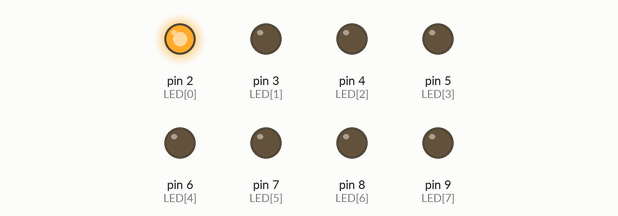
Simulated run of this sketch. Board: Arduino Uno, built with avr-gcc and run on an emulated ATmega328P. On the bench: output pins drawn as LEDs (lit = HIGH). What the sketch prints to the serial monitor is not drawn.

Above: at 0.05 s.
At 0.35 s:
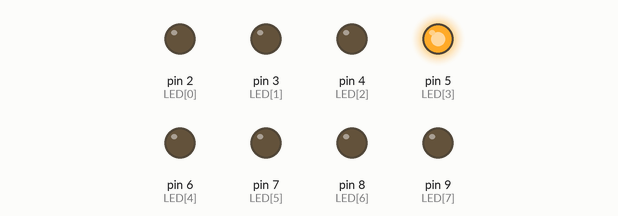
At 0.75 s:
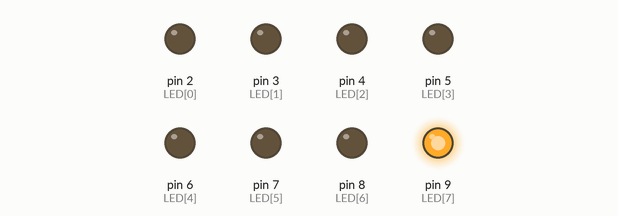
At 1.45 s:
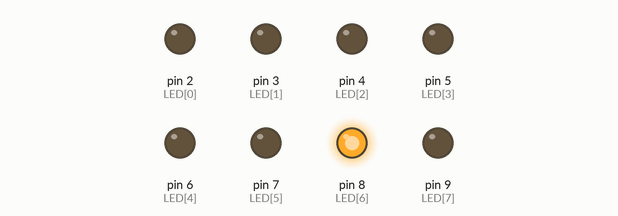
At 2.15 s:
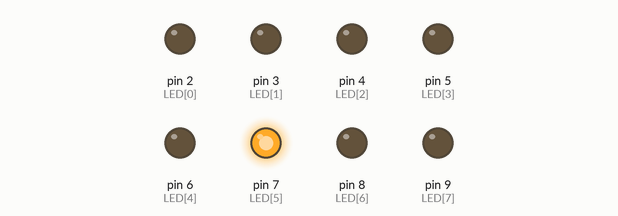
At 2.85 s:
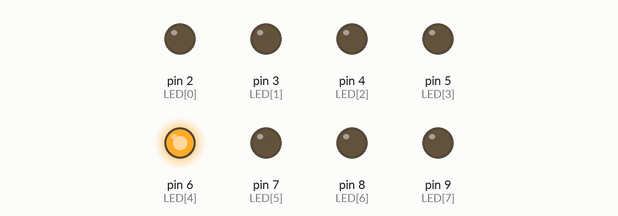
Timing chart, 0 to 3.1 s (numbered marks = the images above):
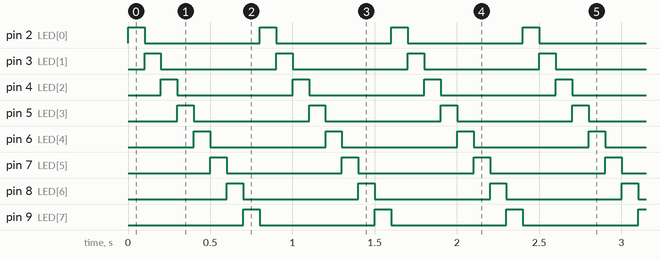

Measured:
- by itself, pin 2 (LED[0]), pin 3 (LED[1]), pin 4 (LED[2]), pin 5 (LED[3]), pin 6 (LED[4]), pin 7 (LED[5]), pin 8 (LED[6]), pin 9 (LED[7]): alternates HIGH for 0.10 s and LOW for 0.70 s
- by itself, everything shown: repeats every 0.80 s, in 8 steps

The sketch:

02_LED_ON_OFF.ino
```cpp
const int LED[8] = {2, 3, 4, 5, 6, 7, 8, 9};

void setup() {
  // put your setup code here, to run once:
  Serial.begin(115200);
  Serial.println(sizeof(LED));
  Serial.println(sizeof(int));

  for(int i = 0; i < (sizeof(LED)/sizeof(int)); i++)
  {
      pinMode(LED[i], OUTPUT);
  }

}

void loop() {
  // put your main code here, to run repeatedly:
  for(int i = 0; i < (sizeof(LED)/sizeof(int)); i++)
  {
      for(int i = 0; i < (sizeof(LED)/sizeof(int)); i++)
      {
         digitalWrite(LED[i], LOW);

      }
      digitalWrite(LED[i], HIGH);

      delay(100);
  }

/*
  for(int i = sizeof(LED); i > 0; i--)
  {
      for(int i = sizeof(LED); i > 0; i--)
      {
         digitalWrite(LED[i], LOW);
      }
      digitalWrite(LED[i], HIGH);

      delay(100);
  }
*/

}
```
